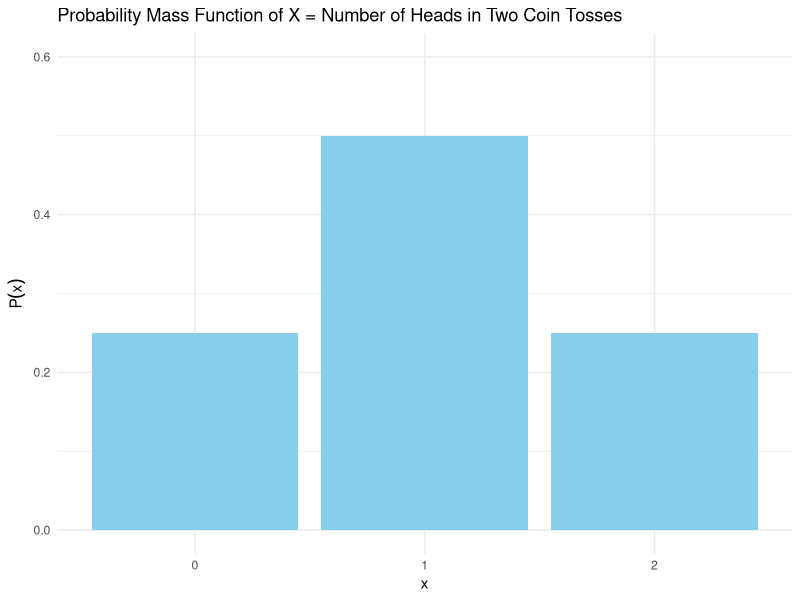

This chart was generated by the following R code:
## ---- chunk 1
#| echo: false

library(ggplot2)

# Define values and probabilities
df_pmf <- data.frame(
  x = c(0, 1, 2),
  p = c(0.25, 0.5, 0.25)
)

# PMF plot
ggplot(df_pmf, aes(x = factor(x), y = p)) +
  geom_col(fill = "skyblue") +
  labs(
    title = "Probability Mass Function of X = Number of Heads in Two Coin Tosses",
    x = "x",
    y = expression(P(x))
  ) +
  ylim(0, 0.6) +
  theme_minimal()
